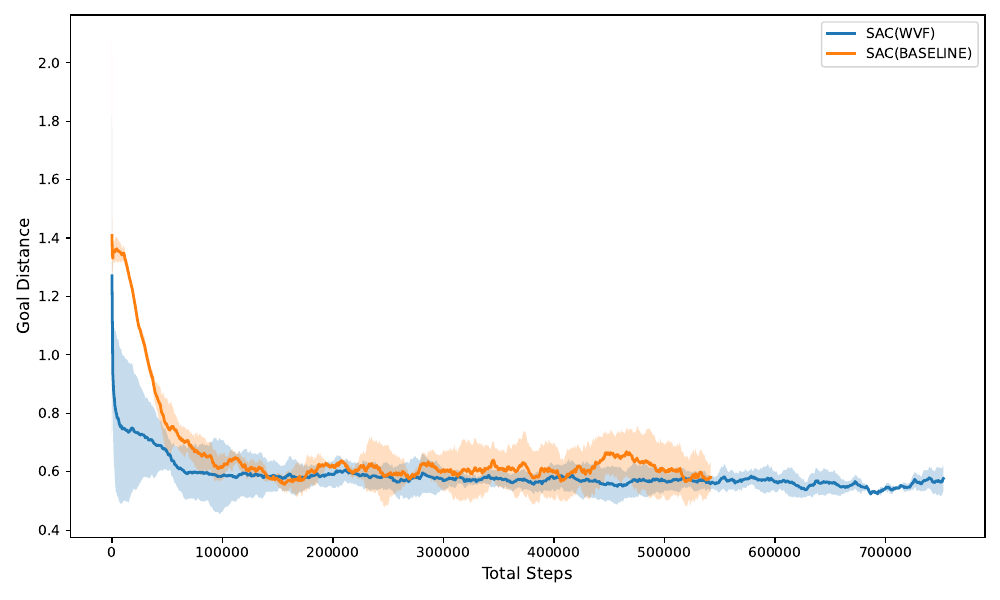

The script that saved this image:
import pandas as pd
import numpy as np
import matplotlib.pyplot as plt
import glob, os


def load_goal_distance_vs_steps(folder_path, pattern="*.csv", max_episode=8570):
    """
    Load CSVs, compute cumulative total_steps, and extract goal_distance per episode.
    Returns a list of Series for averaging across seeds.
    """
    files = sorted(glob.glob(os.path.join(folder_path, pattern)))
    if len(files) < 3:
        raise ValueError(f"Expected ≥3 CSVs in {folder_path}, found {len(files)}")

    seeds = []
    for f in files[:3]:
        df = pd.read_csv(f)
        if not {"ep_steps", "goal_distance"}.issubset(df.columns):
            raise ValueError(f"{f} missing required columns 'ep_steps' or 'goal_distance'")

        # Truncate to same number of episodes
        df = df.iloc[:max_episode].reset_index(drop=True)

        # Compute cumulative total steps
        df["total_steps"] = df["ep_steps"].cumsum()

        # Smooth goal_distance for readability
        df["goal_distance_smooth"] = df["goal_distance"].rolling(window=500, min_periods=1).mean()

        seeds.append(df[["total_steps", "goal_distance_smooth"]])
    return seeds


def compute_mean_std_steps(seeds):
    """
    Interpolates goal_distance values on a common total_steps axis for averaging.
    """
    # Create a shared total_steps axis (up to the smallest max total_steps)
    min_max_steps = min(s["total_steps"].max() for s in seeds)
    step_axis = np.linspace(0, min_max_steps, 2000)

    interpolated = []
    for s in seeds:
        interp = np.interp(step_axis, s["total_steps"], s["goal_distance_smooth"])
        interpolated.append(interp)

    arr = np.array(interpolated)
    mean = np.nanmean(arr, axis=0)
    std = np.nanstd(arr, axis=0)
    return step_axis, mean, std


def plot_results(results, save_path="goal_distance_vs_steps.pdf"):
    """
    Plot mean ± std for SAC(WVF) and SAC(BASELINE) vs total_steps.
    """
    plt.figure(figsize=(10, 6))
    plt.style.use("default")

    for label, (steps, mean, std) in results.items():
        plt.plot(steps, mean, linewidth=2, label=label)
        plt.fill_between(steps, mean - std, mean + std, alpha=0.25)

    plt.xlabel("Total Steps", fontsize=12)
    plt.ylabel("Goal Distance", fontsize=12)
    plt.legend()
    plt.grid(False)
    plt.tight_layout()

    plt.savefig(save_path, format="pdf")
    print(f"📄 Saved plot to: {os.path.abspath(save_path)}")
    plt.close()


def main():
    results = {}

    # --- SAC(WVF) ---
    sac2_seeds = load_goal_distance_vs_steps("sac2", max_episode=8570)
    steps, mean, std = compute_mean_std_steps(sac2_seeds)
    results["SAC(WVF)"] = (steps, mean, std)

    # --- SAC(BASELINE) ---
    s11_seeds = load_goal_distance_vs_steps("s11", max_episode=8570)
    steps, mean, std = compute_mean_std_steps(s11_seeds)
    results["SAC(BASELINE)"] = (steps, mean, std)

    # Plot and save
    plot_results(results)

    print("✅ Compared 'Goal Distance vs Total Steps' for SAC(WVF) and SAC(BASELINE)")
    print("✅ White background, solid lines, mean ± std shading")


if __name__ == "__main__":
    main()
